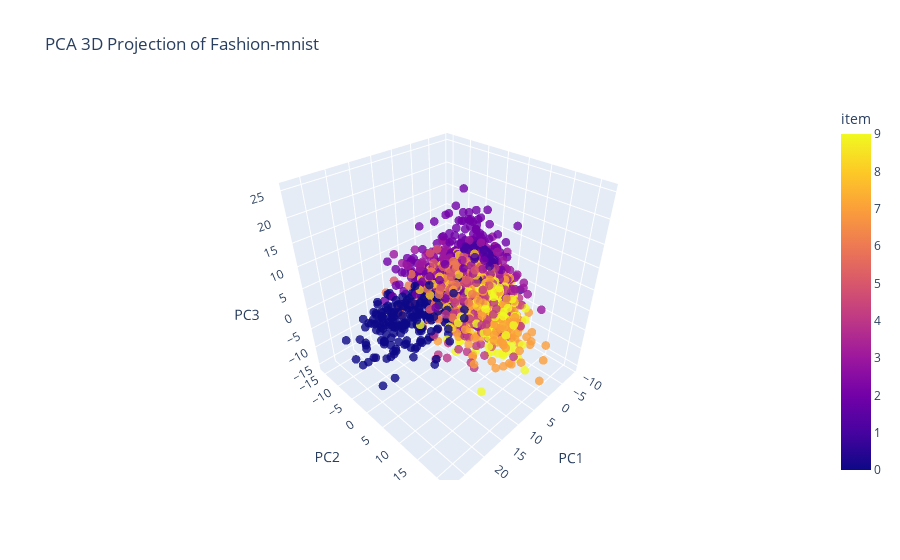

The notebook cell this image was saved under:
### Code cell
df_pca_3d = pd.DataFrame(X_sampled_3d, columns=['PC1', 'PC2', 'PC3'])
df_pca_3d['label'] = y_sampled_3d
fig = px.scatter_3d(
    df_pca_3d,
    x='PC1', y='PC2', z='PC3',
    color='label',
    title='PCA 3D Projection of Fashion-mnist',
    labels={'label':'item'}
)
fig.update_traces(marker=dict(size=3, opacity=0.8))
fig.show()

### Figure 1 — Plotly figure (JSON) as saved in the notebook; plotly's stock layout.template omitted (floating-point values rounded to 4 significant figures; data arrays with more than 128 entries replaced by an {"elided": "..."} marker saying what was removed)
{"data": [{"hovertemplate": "PC1=%{x}<br>PC2=%{y}<br>PC3=%{z}<br>item=%{marker.color}<extra></extra>", "legendgroup": "", "marker": {"color": {"elided": "3000 int values"}, "coloraxis": "coloraxis", "opacity": 0.8, "size": 3, "symbol": "circle"}, "mode": "markers", "name": "", "scene": "scene", "showlegend": false, "type": "scatter3d", "x": {"elided": "3000 float values"}, "y": {"elided": "3000 float values"}, "z": {"elided": "3000 float values"}}], "layout": {"coloraxis": {"colorbar": {"title": {"text": "item"}}, "colorscale": [[0, "#0d0887"], [0.1111, "#46039f"], [0.2222, "#7201a8"], [0.3333, "#9c179e"], [0.4444, "#bd3786"], [0.5556, "#d8576b"], [0.6667, "#ed7953"], [0.7778, "#fb9f3a"], [0.8889, "#fdca26"], [1, "#f0f921"]]}, "legend": {"tracegroupgap": 0}, "scene": {"domain": {"x": [0, 1], "y": [0, 1]}, "xaxis": {"title": {"text": "PC1"}}, "yaxis": {"title": {"text": "PC2"}}, "zaxis": {"title": {"text": "PC3"}}}, "title": {"text": "PCA 3D Projection of Fashion-mnist"}}}
